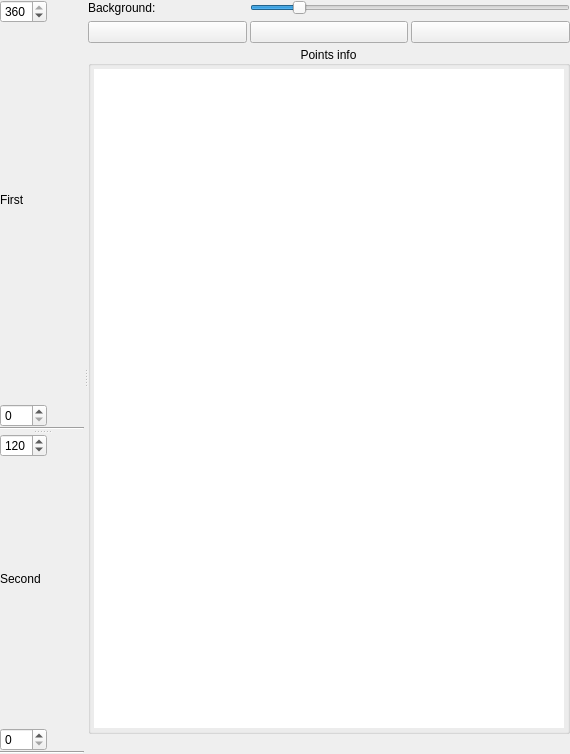
<?xml version="1.0" encoding="UTF-8"?>
<ui version="4.0">
 <class>PointsPlayer</class>
 <widget class="QWidget" name="PointsPlayer">
  <property name="geometry">
   <rect>
    <x>0</x>
    <y>0</y>
    <width>570</width>
    <height>754</height>
   </rect>
  </property>
  <property name="focusPolicy">
   <enum>Qt::ClickFocus</enum>
  </property>
  <property name="windowTitle">
   <string>PointsPlayer</string>
  </property>
  <layout class="QHBoxLayout" name="horizontalLayout_33">
   <property name="spacing">
    <number>0</number>
   </property>
   <property name="leftMargin">
    <number>0</number>
   </property>
   <property name="topMargin">
    <number>0</number>
   </property>
   <property name="rightMargin">
    <number>0</number>
   </property>
   <property name="bottomMargin">
    <number>0</number>
   </property>
   <item>
    <widget class="QSplitter" name="splitter_4">
     <property name="orientation">
      <enum>Qt::Horizontal</enum>
     </property>
     <widget class="QWidget" name="widgetPlot" native="true">
      <layout class="QHBoxLayout" name="horizontalLayout_32">
       <property name="spacing">
        <number>0</number>
       </property>
       <property name="leftMargin">
        <number>0</number>
       </property>
       <property name="topMargin">
        <number>0</number>
       </property>
       <property name="rightMargin">
        <number>0</number>
       </property>
       <property name="bottomMargin">
        <number>0</number>
       </property>
       <item>
        <widget class="QSplitter" name="splitter_3">
         <property name="orientation">
          <enum>Qt::Vertical</enum>
         </property>
         <widget class="QSplitter" name="splitter_1">
          <property name="orientation">
           <enum>Qt::Vertical</enum>
          </property>
          <widget class="QWidget" name="widgetGrAz" native="true">
           <property name="font">
            <font>
             <underline>false</underline>
            </font>
           </property>
           <layout class="QHBoxLayout" name="horizontalLayout_23">
            <property name="spacing">
             <number>0</number>
            </property>
            <property name="leftMargin">
             <number>0</number>
            </property>
            <property name="topMargin">
             <number>0</number>
            </property>
            <property name="rightMargin">
             <number>0</number>
            </property>
            <property name="bottomMargin">
             <number>0</number>
            </property>
            <item>
             <layout class="QVBoxLayout" name="verticalLayout_5">
              <item>
               <layout class="QHBoxLayout" name="horizontalLayout_21">
                <property name="spacing">
                 <number>0</number>
                </property>
                <item>
                 <widget class="QWidget" name="widget_2" native="true">
                  <property name="minimumSize">
                   <size>
                    <width>0</width>
                    <height>0</height>
                   </size>
                  </property>
                  <layout class="QHBoxLayout" name="horizontalLayout_11">
                   <property name="spacing">
                    <number>0</number>
                   </property>
                   <property name="leftMargin">
                    <number>0</number>
                   </property>
                   <property name="topMargin">
                    <number>0</number>
                   </property>
                   <property name="rightMargin">
                    <number>0</number>
                   </property>
                   <property name="bottomMargin">
                    <number>0</number>
                   </property>
                   <item>
                    <layout class="QVBoxLayout" name="verticalLayout">
                     <item>
                      <layout class="QHBoxLayout" name="horizontalLayout_6">
                       <item>
                        <widget class="QSpinBox" name="azimuthMax">
                         <property name="sizePolicy">
                          <sizepolicy hsizetype="Preferred" vsizetype="Fixed">
                           <horstretch>0</horstretch>
                           <verstretch>0</verstretch>
                          </sizepolicy>
                         </property>
                         <property name="minimumSize">
                          <size>
                           <width>0</width>
                           <height>0</height>
                          </size>
                         </property>
                         <property name="maximum">
                          <number>360</number>
                         </property>
                         <property name="value">
                          <number>360</number>
                         </property>
                        </widget>
                       </item>
                      </layout>
                     </item>
                     <item>
                      <spacer name="verticalSpacer_15">
                       <property name="orientation">
                        <enum>Qt::Vertical</enum>
                       </property>
                       <property name="sizeHint" stdset="0">
                        <size>
                         <width>20</width>
                         <height>40</height>
                        </size>
                       </property>
                      </spacer>
                     </item>
                     <item>
                      <layout class="QHBoxLayout" name="horizontalLayout_3">
                       <item>
                        <widget class="QLabel" name="firstLabel">
                         <property name="sizePolicy">
                          <sizepolicy hsizetype="Minimum" vsizetype="Preferred">
                           <horstretch>0</horstretch>
                           <verstretch>0</verstretch>
                          </sizepolicy>
                         </property>
                         <property name="text">
                          <string>First</string>
                         </property>
                        </widget>
                       </item>
                      </layout>
                     </item>
                     <item>
                      <widget class="QLabel" name="azimuthCoordsx">
                       <property name="text">
                        <string/>
                       </property>
                      </widget>
                     </item>
                     <item>
                      <widget class="QLabel" name="azimuthCoordsy">
                       <property name="text">
                        <string/>
                       </property>
                      </widget>
                     </item>
                     <item>
                      <spacer name="verticalSpacer_16">
                       <property name="orientation">
                        <enum>Qt::Vertical</enum>
                       </property>
                       <property name="sizeHint" stdset="0">
                        <size>
                         <width>20</width>
                         <height>40</height>
                        </size>
                       </property>
                      </spacer>
                     </item>
                     <item>
                      <layout class="QHBoxLayout" name="horizontalLayout_12">
                       <item>
                        <widget class="QSpinBox" name="azimuthMin">
                         <property name="sizePolicy">
                          <sizepolicy hsizetype="Preferred" vsizetype="Fixed">
                           <horstretch>0</horstretch>
                           <verstretch>0</verstretch>
                          </sizepolicy>
                         </property>
                         <property name="minimumSize">
                          <size>
                           <width>0</width>
                           <height>0</height>
                          </size>
                         </property>
                         <property name="maximum">
                          <number>360</number>
                         </property>
                        </widget>
                       </item>
                      </layout>
                     </item>
                    </layout>
                   </item>
                  </layout>
                 </widget>
                </item>
                <item>
                 <layout class="QHBoxLayout" name="horizontalLayout_13">
                  <item>
                   <widget class="QWidget" name="widgetAzimuth" native="true">
                    <property name="sizePolicy">
                     <sizepolicy hsizetype="Minimum" vsizetype="Preferred">
                      <horstretch>0</horstretch>
                      <verstretch>0</verstretch>
                     </sizepolicy>
                    </property>
                    <layout class="QHBoxLayout" name="horizontalLayout_26">
                     <property name="spacing">
                      <number>0</number>
                     </property>
                     <property name="leftMargin">
                      <number>0</number>
                     </property>
                     <property name="topMargin">
                      <number>0</number>
                     </property>
                     <property name="rightMargin">
                      <number>0</number>
                     </property>
                     <property name="bottomMargin">
                      <number>0</number>
                     </property>
                    </layout>
                   </widget>
                  </item>
                 </layout>
                </item>
               </layout>
              </item>
              <item>
               <widget class="Line" name="line">
                <property name="orientation">
                 <enum>Qt::Horizontal</enum>
                </property>
               </widget>
              </item>
             </layout>
            </item>
           </layout>
          </widget>
          <widget class="QWidget" name="widgetGrDis" native="true">
           <layout class="QHBoxLayout" name="horizontalLayout_25">
            <property name="spacing">
             <number>0</number>
            </property>
            <property name="leftMargin">
             <number>0</number>
            </property>
            <property name="topMargin">
             <number>0</number>
            </property>
            <property name="rightMargin">
             <number>0</number>
            </property>
            <property name="bottomMargin">
             <number>0</number>
            </property>
            <item>
             <layout class="QVBoxLayout" name="verticalLayout_6">
              <item>
               <layout class="QHBoxLayout" name="horizontalLayout_24">
                <property name="spacing">
                 <number>0</number>
                </property>
                <item>
                 <widget class="QWidget" name="widget_3" native="true">
                  <layout class="QHBoxLayout" name="horizontalLayout_14">
                   <property name="spacing">
                    <number>0</number>
                   </property>
                   <property name="leftMargin">
                    <number>0</number>
                   </property>
                   <property name="topMargin">
                    <number>0</number>
                   </property>
                   <property name="rightMargin">
                    <number>0</number>
                   </property>
                   <property name="bottomMargin">
                    <number>0</number>
                   </property>
                   <item>
                    <layout class="QVBoxLayout" name="verticalLayout_2">
                     <item>
                      <layout class="QHBoxLayout" name="horizontalLayout_4">
                       <item>
                        <widget class="QSpinBox" name="distanceMax">
                         <property name="sizePolicy">
                          <sizepolicy hsizetype="Preferred" vsizetype="Fixed">
                           <horstretch>0</horstretch>
                           <verstretch>0</verstretch>
                          </sizepolicy>
                         </property>
                         <property name="minimumSize">
                          <size>
                           <width>0</width>
                           <height>0</height>
                          </size>
                         </property>
                         <property name="maximum">
                          <number>160</number>
                         </property>
                         <property name="singleStep">
                          <number>5</number>
                         </property>
                         <property name="value">
                          <number>120</number>
                         </property>
                        </widget>
                       </item>
                      </layout>
                     </item>
                     <item>
                      <spacer name="verticalSpacer_9">
                       <property name="orientation">
                        <enum>Qt::Vertical</enum>
                       </property>
                       <property name="sizeHint" stdset="0">
                        <size>
                         <width>20</width>
                         <height>18</height>
                        </size>
                       </property>
                      </spacer>
                     </item>
                     <item>
                      <layout class="QHBoxLayout" name="horizontalLayout_16">
                       <item>
                        <widget class="QLabel" name="secondLabel">
                         <property name="sizePolicy">
                          <sizepolicy hsizetype="Minimum" vsizetype="Preferred">
                           <horstretch>0</horstretch>
                           <verstretch>0</verstretch>
                          </sizepolicy>
                         </property>
                         <property name="text">
                          <string>Second</string>
                         </property>
                        </widget>
                       </item>
                      </layout>
                     </item>
                     <item>
                      <widget class="QLabel" name="distanceCoordsx">
                       <property name="text">
                        <string/>
                       </property>
                      </widget>
                     </item>
                     <item>
                      <widget class="QLabel" name="distanceCoordsy">
                       <property name="text">
                        <string/>
                       </property>
                      </widget>
                     </item>
                     <item>
                      <spacer name="verticalSpacer_10">
                       <property name="orientation">
                        <enum>Qt::Vertical</enum>
                       </property>
                       <property name="sizeHint" stdset="0">
                        <size>
                         <width>20</width>
                         <height>18</height>
                        </size>
                       </property>
                      </spacer>
                     </item>
                     <item>
                      <layout class="QHBoxLayout" name="horizontalLayout_8">
                       <item>
                        <widget class="QSpinBox" name="distanceMin">
                         <property name="sizePolicy">
                          <sizepolicy hsizetype="Preferred" vsizetype="Fixed">
                           <horstretch>0</horstretch>
                           <verstretch>0</verstretch>
                          </sizepolicy>
                         </property>
                         <property name="minimumSize">
                          <size>
                           <width>0</width>
                           <height>0</height>
                          </size>
                         </property>
                         <property name="maximum">
                          <number>160</number>
                         </property>
                        </widget>
                       </item>
                      </layout>
                     </item>
                    </layout>
                   </item>
                  </layout>
                 </widget>
                </item>
                <item>
                 <widget class="QWidget" name="widgetDistance" native="true">
                  <property name="sizePolicy">
                   <sizepolicy hsizetype="Minimum" vsizetype="Preferred">
                    <horstretch>0</horstretch>
                    <verstretch>0</verstretch>
                   </sizepolicy>
                  </property>
                  <layout class="QHBoxLayout" name="horizontalLayout_18">
                   <property name="spacing">
                    <number>0</number>
                   </property>
                   <property name="leftMargin">
                    <number>0</number>
                   </property>
                   <property name="topMargin">
                    <number>0</number>
                   </property>
                   <property name="rightMargin">
                    <number>0</number>
                   </property>
                   <property name="bottomMargin">
                    <number>0</number>
                   </property>
                  </layout>
                 </widget>
                </item>
               </layout>
              </item>
              <item>
               <widget class="Line" name="line_2">
                <property name="orientation">
                 <enum>Qt::Horizontal</enum>
                </property>
               </widget>
              </item>
             </layout>
            </item>
           </layout>
          </widget>
         </widget>
        </widget>
       </item>
      </layout>
     </widget>
     <widget class="QWidget" name="widget" native="true">
      <layout class="QVBoxLayout" name="verticalLayout_9">
       <property name="spacing">
        <number>3</number>
       </property>
       <property name="leftMargin">
        <number>0</number>
       </property>
       <property name="topMargin">
        <number>0</number>
       </property>
       <property name="rightMargin">
        <number>0</number>
       </property>
       <property name="bottomMargin">
        <number>0</number>
       </property>
       <item>
        <layout class="QGridLayout" name="gridLayout" rowstretch="0,0,0">
         <property name="spacing">
          <number>3</number>
         </property>
         <item row="2" column="2">
          <widget class="QPushButton" name="stopButton">
           <property name="text">
            <string/>
           </property>
           <property name="iconSize">
            <size>
             <width>32</width>
             <height>32</height>
            </size>
           </property>
          </widget>
         </item>
         <item row="2" column="0">
          <widget class="QPushButton" name="startButton">
           <property name="text">
            <string/>
           </property>
           <property name="iconSize">
            <size>
             <width>32</width>
             <height>32</height>
            </size>
           </property>
          </widget>
         </item>
         <item row="1" column="2">
          <widget class="QWidget" name="velocityLegend" native="true">
           <property name="sizePolicy">
            <sizepolicy hsizetype="Minimum" vsizetype="Preferred">
             <horstretch>0</horstretch>
             <verstretch>0</verstretch>
            </sizepolicy>
           </property>
           <property name="styleSheet">
            <string notr="true">background-color: qlineargradient(spread:pad, x1:0, y1:0, x2:1, y2:0, stop:0 rgba(255, 0, 0, 255), stop:0.25 rgba(255, 255, 0, 255), stop:0.5 rgba(0, 255, 0, 255), stop:0.75 rgba(0, 255, 255, 255), stop:1 rgba(0, 0, 255, 255));</string>
           </property>
          </widget>
         </item>
         <item row="0" column="0">
          <widget class="QLabel" name="label_8">
           <property name="text">
            <string>Background:</string>
           </property>
          </widget>
         </item>
         <item row="2" column="1">
          <widget class="QPushButton" name="pauseButton">
           <property name="text">
            <string/>
           </property>
           <property name="iconSize">
            <size>
             <width>32</width>
             <height>32</height>
            </size>
           </property>
          </widget>
         </item>
         <item row="0" column="1" colspan="2">
          <widget class="QSlider" name="plotsBackground">
           <property name="sizePolicy">
            <sizepolicy hsizetype="Preferred" vsizetype="Fixed">
             <horstretch>0</horstretch>
             <verstretch>0</verstretch>
            </sizepolicy>
           </property>
           <property name="maximum">
            <number>255</number>
           </property>
           <property name="singleStep">
            <number>5</number>
           </property>
           <property name="value">
            <number>35</number>
           </property>
           <property name="orientation">
            <enum>Qt::Horizontal</enum>
           </property>
          </widget>
         </item>
        </layout>
       </item>
       <item>
        <widget class="QGroupBox" name="infoGroup">
         <property name="font">
          <font>
           <bold>false</bold>
          </font>
         </property>
         <property name="title">
          <string>Points info</string>
         </property>
         <property name="alignment">
          <set>Qt::AlignCenter</set>
         </property>
         <layout class="QHBoxLayout" name="horizontalLayout_27">
          <property name="spacing">
           <number>5</number>
          </property>
          <property name="leftMargin">
           <number>3</number>
          </property>
          <property name="topMargin">
           <number>3</number>
          </property>
          <property name="rightMargin">
           <number>3</number>
          </property>
          <property name="bottomMargin">
           <number>3</number>
          </property>
          <item>
           <widget class="QTableView" name="infoTableView">
            <property name="focusPolicy">
             <enum>Qt::NoFocus</enum>
            </property>
            <property name="frameShape">
             <enum>QFrame::NoFrame</enum>
            </property>
           </widget>
          </item>
         </layout>
        </widget>
       </item>
       <item>
        <layout class="QHBoxLayout" name="horizontalLayout">
         <item>
          <spacer name="horizontalSpacer_5">
           <property name="orientation">
            <enum>Qt::Horizontal</enum>
           </property>
           <property name="sizeHint" stdset="0">
            <size>
             <width>40</width>
             <height>20</height>
            </size>
           </property>
          </spacer>
         </item>
        </layout>
       </item>
      </layout>
     </widget>
    </widget>
   </item>
  </layout>
 </widget>
 <resources/>
 <connections/>
</ui>
